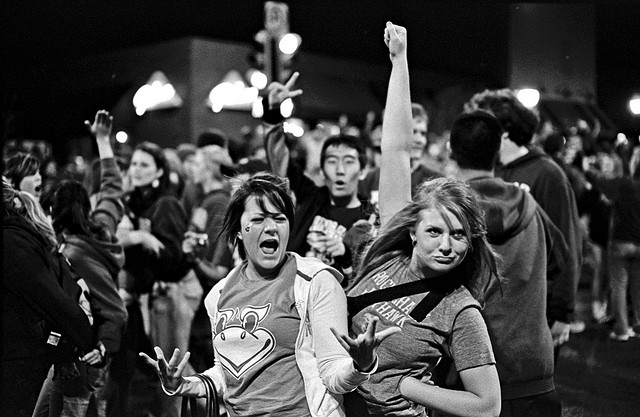
#> input picture captura_tratamento_dados/modulo_7/dados/flickr_map_training/107.jpg, 640 x 417 px
$ jupyter execute TACTD-07-Plantao1.ipynb
#> lines starting #> are read from the running program, lines starting #| are printed output that depends on the picture
# MBA em Ciência de Dados
## Técnicas Avançadas de Captura e Tratamento de Dados

### <span style="color:darkred">Módulo VII - Dados não estruturados: sinais e imagens</span>

### <span style="color:darkred">Exercícios</span>

Moacir Antonelli Ponti

CeMEAI - ICMC/USP São Carlos

---

#### <span style="color:red">Recomenda-se fortemente que os exercícios sejam feitos sem consultar as respostas antecipadamente.</span>

---

[cell 1]
# carregando as bibliotecas necessárias
import numpy as np
import matplotlib.pyplot as plt
import pandas as pd

### Exercício 1)

Quando comparamos imagens e sinais e suas características, o que devemos considerar a priori?

(a) Sinais possuem valores independente e identicamente distribuídos, enquanto Imagens possuem pixels organizados de forma espacial<br>
(b) Sinais possuem valores codificados em 16 bits, enquanto imagens possuem valores codificados em 8 bits<br>
(c) Sinais possuem valores com dependência sequencial, enquanto imagens não possuem padrão de dependência<br>
(d) Sinais possuem valores com dependência sequencial, enquanto Imagens possuem dependência espacial de seus valores<br>

### Exercício 2)

Sejam sinais representados por 32 bits (int32) e imagens representadas por 16 bits sem sinal (uint16). Quantos valores distintos é possível representar em cada um desses dados?

(a) Sinais: 4,29 Bilhões; Imagens 32,76 Mil<br>
(b) Sinais: 4,29 Bilhões; Imagens 65,53 Mil<br>
(c) Sinais: 2,14 Bilhões; Imagens 32,76 Mil<br>
(d) Sinais: 2,14 Bilhões; Imagens 65,53 Mil<br>

[cell 2]
f"{2 ** 32:,} & {2 ** 16:,}"

### Exercício 3)

Carregue os dados do arquivo `sinais2.csv` utilizando

`signals = np.genfromtxt(arquivo, delimiter=',').astype(np.float32)`.

O array resultante possui um sinal por linha, i.e. `sinal[i]`

Utilizando os sinais carregados utilize a `np.fft.fft()` para obter a Transformada de Fourier dos sinais. Depois, considerando apenas frequências até 50, calcule quais são as 4 frequências de maior valor de magnitude (obtido pelo `np.abs()`). Aqui não queremos os valores da magnitude, mas a quais frequências (índices) elas se referem. Para complementar a análise, plote as magnitudes das transformadas até a frequência 50.

Analisando as frequências de maior magnitude temos as frequências que mais caracterizam o sinal. Considerando as 4 frequências computadas anteriormente, podemos dividir os sinais em categorias distintas. Nesse sentido, qual análise abaixo está correta?

(a) O sinal 4 possui frequências inferiores quando comparado com os demais, indicando que o sinal 4 é provavalmente  dependente sequencialmente, enquanto os demais são i.i.d.; assim podemos dividí-los em duas categorias: sinal 4 e sinais 0, 1, 2 e 3.<br>
(b) O sinal 3 possui frequências mais significativas 20 Hz ou superior, indicando que é um sinal com maior qualidade de aquisição, e assim podemos categorizar em: sinal 3, e sinais 0, 1, 2 e 4.<br>
(c) Todas as frequências estão abaixo de 50 Hz, sendo assim podemos dizer que os sinais são todos similares, sendo impossível dividí-los em categorias.<br>
(d) O sinal 3 possui frequências mais significativas 20 Hz ou superior, possuindo transições mais rápidas de valores do que os outros com frequências caracerísticas menores do que 12Hz; e assim podemos categorizar em: sinal 3, e sinais 0, 1, 2 e 4.<br>

[cell 3]
signals = np.genfromtxt("dados/sinais2.csv", delimiter=',').astype(np.float32)
signals.shape

[cell 4]
for i in range(len(signals)):
    signal_i = signals[i]
    magnitudes = np.abs(np.fft.fft(signal_i)[:50])
    top_mag_ix = np.argpartition(magnitudes, kth=-4)[-4:]
    plt.figure(figsize=(10, 3))
    plt.plot(np.arange(len(magnitudes)), magnitudes, "o-")
    plt.scatter(top_mag_ix, magnitudes[top_mag_ix], color="red", marker="x", s=70)
    plt.title(str(i))
    plt.show()
#> this loop made 5 passes
#> pass 1, `plt.show()`:
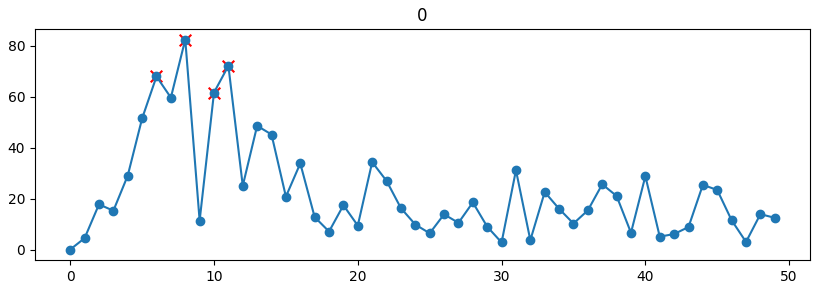
#> figure drawn by matplotlib, 1 panel; curve peaks at x = 8, y = 82.45

### Exercício 4)

Considerando os mesmos sinais carregados, compute as características: entropia da energia (com 10 blocos), taxa de cruzamentos por zero, entropia espectral (com 10 blocos), formando um vetor com 3 características para cada sinal.

Após isso, compute a matriz de distâncias entre os sinais considerando a distância L1, i.e., a soma dos valores absolutos das diferenças entre dois vetores $A$ e $B$:

$$\sum_i |A_i - B_i|$$

Da matriz, que indica a dissimilaridade entre pares de sinais, aplique uma soma na direção do eixo 0 (axis=0) e depois arredonde para inteiro `np.round(,0)`. Quais valores foram obtidos para cada sinal?

(a) Sinais 0, 1, 2 e 4, soma 2; Sinal 3, soma 6.<br>
(b) Sinais 0 e 4, soma 3; Sinais 1 e 2, soma 2; Sinal 3, soma 6.<br>
(c) Sinais 0, 1, e 2, soma 2; Sinal 3, soma 6; Sinal 4, soma 3.<br>
(d) Sinais 0, 1, e 2, soma 1; Sinal 3, soma 3; Sinal 4, soma 6.<br>

[cell 5]
def taxa_cruzamentos_por_zero(sinal):
    '''Cruzamentos por zero em um intervalo de tempo '''
    M = len(sinal)
    cont_zero = np.sum(np.abs(np.diff(np.sign(sinal)))) / 2
    return np.float64(cont_zero) / np.float64(M - 1.0)

def entropia_energia(sinal, n_blocos=10):
    '''Entropia da energia do sinal'''
    # energia total
    energia_sinal = np.sum(sinal ** 2)
    M = len(sinal)

    # calcula janelas dentro do sinal
    M_janelas = int(np.floor(M / n_blocos))
    # verifica se tamanho dos blocos
    # é multiplo do tamanho do sinal
    if M != M_janelas * n_blocos:
        sinal = sinal[0:M_janelas * n_blocos]

    # monta matriz [M_janelas x n_blocos]
    janelas = sinal.reshape(M_janelas, n_blocos, order='F').copy()

    # Computa energias de cada janela (normalizada pela do sinal)
    e_janelas = np.sum(janelas ** 2, axis=0) / (energia_sinal + 0.0001)
    #print(e_janelas)

    # Computa entropia entre energias das janelas
    entropia = -np.sum(e_janelas * np.log2(e_janelas + 0.0001))
    return entropia

def entropia_espectral(sinal, n_blocos=10):
    """Computes the spectral entropy"""

    fft_abs = np.abs(np.fft.fft(sinal))

    entropia_esp = entropia_energia(fft_abs, n_blocos=n_blocos)

    return entropia_esp

[cell 6]
X = np.zeros((len(signals), 3))
for i in range(len(signals)):
    signal_i = signals[i]
    X[i, :] = (
        taxa_cruzamentos_por_zero(signal_i),
        entropia_energia(signal_i),
        entropia_espectral(signal_i),
    )
X

[cell 7]
X_dist = np.zeros((len(signals), len(signals)))
for i in range(len(signals)):
    for j in range(len(signals)):
        X_dist[i, j] = np.sum(np.abs(X[i] - X[j]))
X_dist

[cell 8]
X_dist.sum(axis=0).round(0)

### Exercício 5)

Carregue as seguintes imagens da base de dados flickr_map_training:

`
img1 = imageio.imread("dados/flickr_map_training/107.jpg")
img2 = imageio.imread("dados/flickr_map_training/101.jpg")
img3 = imageio.imread("dados/flickr_map_training/112.jpg")
img4 = imageio.imread("dados/flickr_map_training/303.jpg")
img5 = imageio.imread("dados/flickr_map_training/400.jpg")`

Implemente um descritor de cor que computa um histograma utilizando a composição dos canais RGB em um único canal utilizando a seguinte operação, sendo R, G e B as matrizes relativas a cada canal de cor:

$$I = R\cdot0.3 +G\cdot0.59 +B\cdot0.11$$

Permita definir o número de bins do histograma por meio da sua função e, antes de retornar, normalize o histograma dividindo pela soma.

Depois, calcule a distância entre img1 carregada e as outras imagens (2, 3, 4, 5) utilizando: 16 bins e 4 bins. Qual foram as duas imagens mais similares, da mais próxima para a mais distante, nos dois casos?

(a) 16 bins: img2, img4 ; 4 bins: img2, img3<br>
(a) 16 bins: img2, img3 ; 4 bins: img4, img3<br>
(b) 16 bins: img2, img3 ; 4 bins: img2, img4<br>
(d) 16 bins: img4, img2 ; 4 bins: img4, img3<br>

[cell 9]
import imageio.v3 as imageio
img1 = imageio.imread("dados/flickr_map_training/107.jpg")
#> img1 is the input picture: shape (417, 640, 3); min 0, max 255, mean 65.5
img2 = imageio.imread("dados/flickr_map_training/101.jpg")
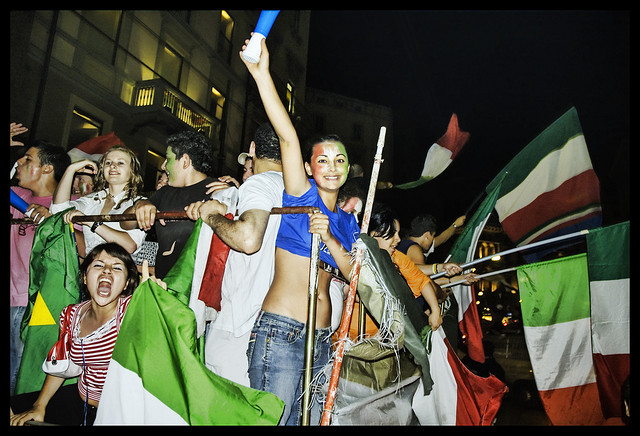
#> input picture captura_tratamento_dados/modulo_7/dados/flickr_map_training/101.jpg, 640 x 436 px
#> img2 is the input picture: shape (436, 640, 3); mean R, G, B 78.1, 79.5, 64.8
img3 = imageio.imread("dados/flickr_map_training/112.jpg")
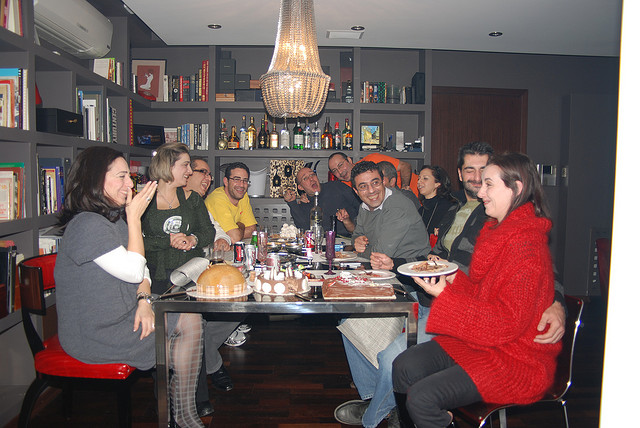
#> input picture captura_tratamento_dados/modulo_7/dados/flickr_map_training/112.jpg, 640 x 428 px
#> img3 is the input picture: shape (428, 640, 3); mean R, G, B 110.5, 92.4, 91.5
img4 = imageio.imread("dados/flickr_map_training/303.jpg")
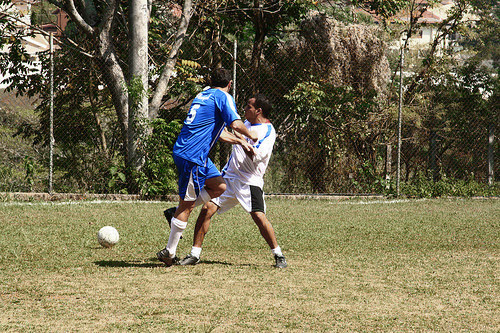
#> input picture captura_tratamento_dados/modulo_7/dados/flickr_map_training/303.jpg, 500 x 333 px
#> img4 is the input picture: shape (333, 500, 3); mean R, G, B 117.6, 111, 82.8
img5 = imageio.imread("dados/flickr_map_training/400.jpg")
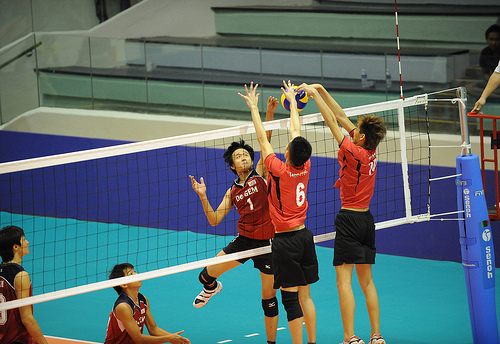
#> input picture captura_tratamento_dados/modulo_7/dados/flickr_map_training/400.jpg, 500 x 344 px
#> img5 is the input picture: shape (344, 500, 3); mean R, G, B 88.2, 107.1, 109.6

[cell 10]
imgs = [img1, img2, img3, img4, img5]

[cell 11]
imgs[0].shape
#> Out = (417, 640, 3)

[cell 12]
def convert_to_grey(img):
    assert (len(img.shape) == 3) and (img.shape[2] == 3), "The image needs 3 color channels"
    return (
        img[:, :, 0] * 0.3
        + img[:, :, 1] * 0.59
        + img[:, :, 2] * 0.11
    )

[cell 13]
grey_imgs = [convert_to_grey(img) for img in imgs]
#> in convert_to_grey (call 5), `return ( img[:, :, 0] * 0.3 + img[:, :, 1] * 0.59 + img[:, :, 2] * 0.1..`:
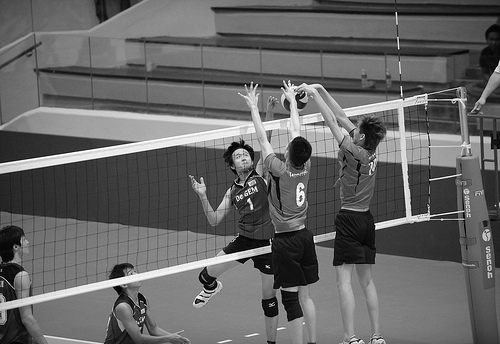
#> returned value: shape (344, 500) float64; min 0, max 255, mean 101.7
#> grey_imgs = 5 items

[cell 14]
grey_imgs[0].shape
#> Out = (417, 640)

[cell 15]
def histograma_global(img, bins):

    # um único canal de cor
#> called with bins = 16
    if (len(img.shape) == 2):
        hist,_ = np.histogram(img, bins=bins)
#> hist = [86155, 48978, 18766, 14791, 13492, 10742, 8941, 8645, 8813, 8515, 8340, 8701, 7168, 5404, 3747, 5682]
    # mais do que um canal de cor RGB
    if (len(img.shape) == 3):
        hist_R,_ = np.histogram(img[:,:,0], bins=bins)
        hist_G,_ = np.histogram(img[:,:,1], bins=bins)
        hist_B,_ = np.histogram(img[:,:,2], bins=bins)

        hist = np.concatenate([hist_R, hist_G, hist_B])

    # normaliza o vetor resultante pela soma dos valores
    hist = hist.astype("float")
    hist /= (hist.sum() + 0.0001)
#> hist = [0.323, 0.184, 0.0703, 0.0554, 0.0506, 0.0403, 0.0335, 0.0324, 0.033, 0.0319, 0.0312, 0.0326, 0.0269, 0.0202, 0.014, 0.0213]

    return hist

def Euclidean_distance(A, B):
    """ Calcula a distancia Euclidiana entre dois vetores de mesmo tamanho"""
    return  np.sqrt(np.sum((A-B)**2) )

[cell 16]
def get_best_matches(hist_query, hist_targets):
    distances = [Euclidean_distance(hist_query, hist_t) for hist_t in hist_targets]
    return np.argsort(distances)

[cell 17]
n_bins = 16
hist_imgs = [histograma_global(grey_img, bins=n_bins) for grey_img in grey_imgs]
#> hist_imgs = 5 items
best_matches = get_best_matches(hist_query=hist_imgs[0], hist_targets=hist_imgs[1:])
#> in get_best_matches, `distances = [Euclidean_distance(hist_query, hist_t) for hist_t in hist..`: distances = [0.0859, 0.36, 0.324, 0.397]
#> best_matches = [0, 2, 1, 3]
best_matches + 2
#> Out = [2, 4, 3, 5]

[cell 18]
n_bins = 4
hist_imgs = [histograma_global(grey_img, bins=n_bins) for grey_img in grey_imgs]
#> hist_imgs = [[0.632, 0.157, 0.129, 0.0824], [0.569, 0.145, 0.176, 0.11], [0.352, 0.389, 0.166, 0.0926], [0.308, 0.245, 0.359, 0.088], [0.261, 0.473, 0.208, 0.0576]]
best_matches = get_best_matches(hist_query=hist_imgs[0], hist_targets=hist_imgs[1:])
#> best_matches = [0, 1, 2, 3]
best_matches + 2
#> Out = [2, 3, 4, 5]

### Exercício 6)

Vamos repetir o procedimento da questão anterior, agora utilizando o descritor de texturas LBP visto em aula. Utilizaremos uma função que também realiza uma normalização dos valores máximos das imagens, bem como permite definir o raio, número de pontos e quantidade de bins para esse descritor, conforme abaixo.

Calcule a distância L1 entre img1 carregada e as outras imagens utilizando o descritor LBP com os seguintes parâmetros:
* número de pontos = 14
* raio = 2
* bins = 16

Quais foram as três imagens mais similares, da mais próxima para a mais distante?

(a) img3, img2, img5<br>
(b) img2, img3, img4<br>
(c) img3, img5, img2<br>
(d) img5, img3, img2<br>

[cell 19]
from skimage import feature

def lbp_features(img_gray):

    # aqui definimos o numero de pontos e o raio, padrao = 8, 1
    lbp = feature.local_binary_pattern(img_gray.astype(np.uint8), 14, 2, method="uniform")

    # lbp retorna um matriz com os códigos, então devemos extraír o histograma
    (hist, _) = np.histogram(lbp.ravel(), bins=np.arange(0, 16 + 3), range=(0, 16 + 2))
#> hist = 18 values, max 78682 at index 15, min 0 at index 16, mean 14826.7

    # normaliza o histograma
    hist = hist.astype("float")
    hist /= (hist.sum() + 1e-6)
#> hist = 18 values, max 0.295 at index 15, min 0 at index 16, mean 0.0556
    # return the histogram of Local Binary Patterns

    return hist

[cell 20]
n_bins = 16
hist_imgs = [lbp_features(grey_img) for grey_img in grey_imgs]
#> in lbp_features (call 2), `lbp = feature.local_binary_pattern(img_gray.astype(np.uint8), 14, 2, m..`:
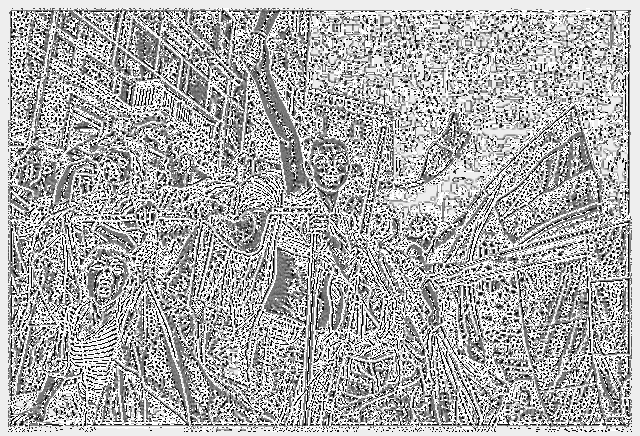
#> lbp: shape (436, 640) float64; min 0, max 15, mean 10.07; drawn with min black and max white
#> in lbp_features (call 2), `(hist, _) = np.histogram(lbp.ravel(), bins=np.arange(0, 16 + 3), range..`: hist = 18 values, max 78999 at index 15, min 0 at index 16, mean 15502.2
#> in lbp_features (call 2), `hist /= (hist.sum() + 1e-6)`: hist = 18 values, max 0.283 at index 15, min 0 at index 16, mean 0.0556
#> in lbp_features (call 3), `lbp = feature.local_binary_pattern(img_gray.astype(np.uint8), 14, 2, m..`:
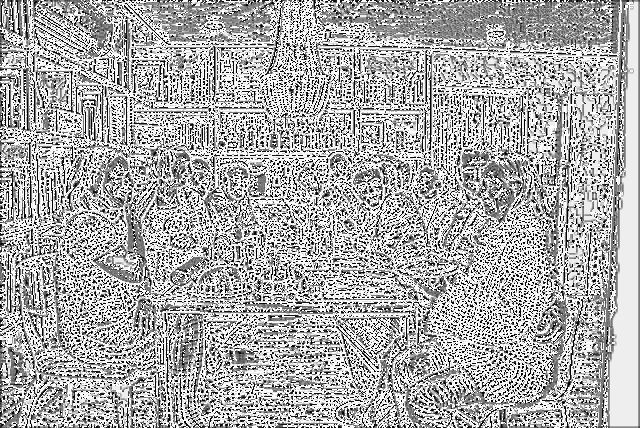
#> lbp: shape (428, 640) float64; min 0, max 15, mean 10.1; drawn with min black and max white
#> in lbp_features (call 3), `(hist, _) = np.histogram(lbp.ravel(), bins=np.arange(0, 16 + 3), range..`: hist = 18 values, max 88849 at index 15, min 0 at index 16, mean 15217.8
#> in lbp_features (call 3), `hist /= (hist.sum() + 1e-6)`: hist = 18 values, max 0.324 at index 15, min 0 at index 16, mean 0.0556
#> in lbp_features (call 4), `lbp = feature.local_binary_pattern(img_gray.astype(np.uint8), 14, 2, m..`:
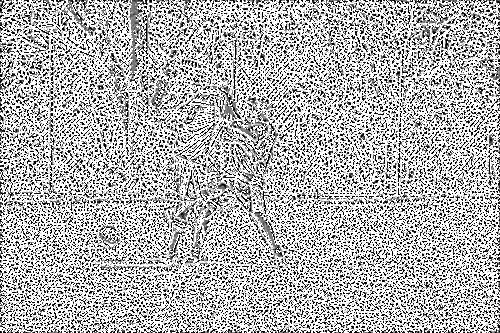
#> lbp: shape (333, 500) float64; min 0, max 15, mean 10.39; drawn with min black and max white
#> in lbp_features (call 4), `(hist, _) = np.histogram(lbp.ravel(), bins=np.arange(0, 16 + 3), range..`: hist = 18 values, max 70083 at index 15, min 0 at index 16, mean 9250
#> in lbp_features (call 4), `hist /= (hist.sum() + 1e-6)`: hist = 18 values, max 0.421 at index 15, min 0 at index 16, mean 0.0556
#> in lbp_features (call 5), `lbp = feature.local_binary_pattern(img_gray.astype(np.uint8), 14, 2, m..`:
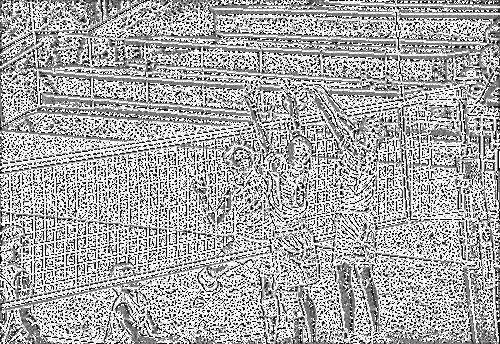
#> lbp: shape (344, 500) float64; min 0, max 15, mean 10.07; drawn with min black and max white
#> in lbp_features (call 5), `(hist, _) = np.histogram(lbp.ravel(), bins=np.arange(0, 16 + 3), range..`: hist = 18 values, max 64517 at index 15, min 0 at index 16, mean 9555.6
#> in lbp_features (call 5), `hist /= (hist.sum() + 1e-6)`: hist = 18 values, max 0.375 at index 15, min 0 at index 16, mean 0.0556
#> hist_imgs = 5 items
best_matches = get_best_matches(hist_query=hist_imgs[0], hist_targets=hist_imgs[1:])
#> best_matches = [1, 0, 3, 2]
best_matches + 2
#> Out = [3, 2, 5, 4]
